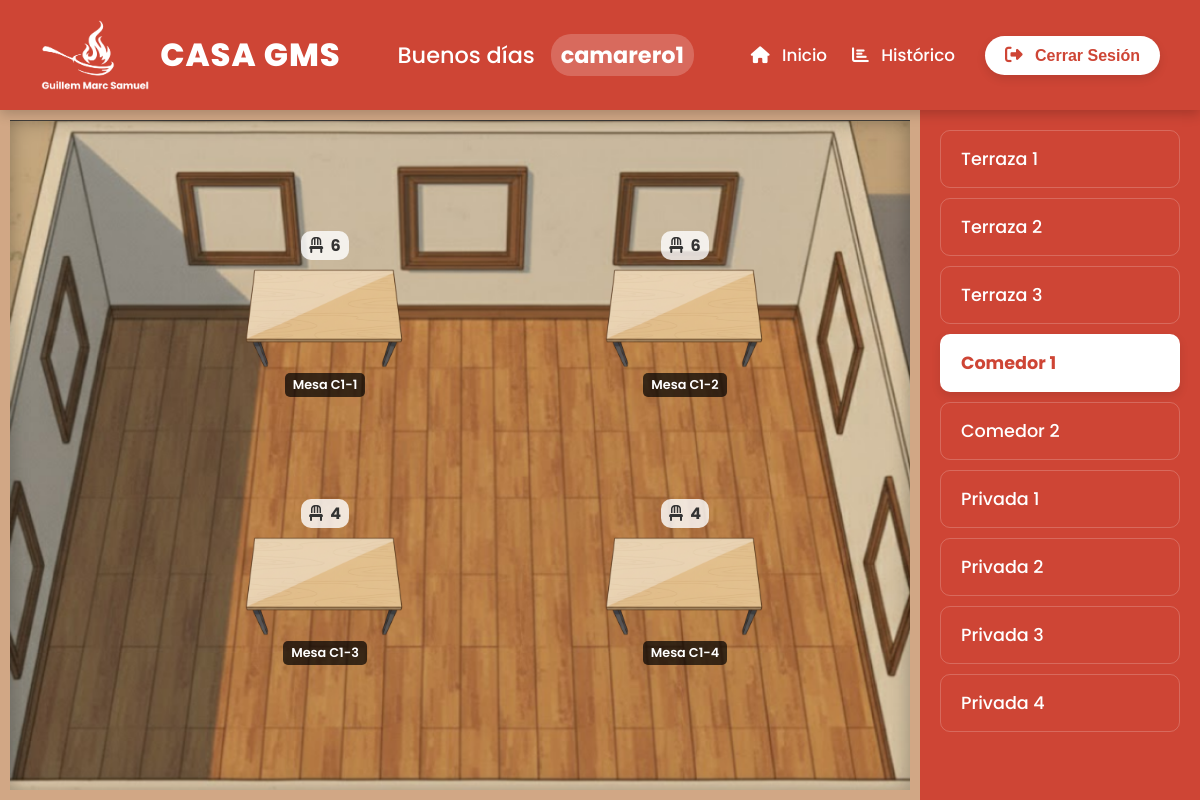
Screenshot of /PHP/PUBLIC/SALAS/comedor1.php (signed in) with the database file from the repository.
### tables this page shows
CREATE TABLE IF NOT EXISTS mesas (
    id INT AUTO_INCREMENT PRIMARY KEY,
    id_sala INT NOT NULL,
    nombre VARCHAR(20) NOT NULL,
    sillas INT NOT NULL,
    estado INT DEFAULT 1,   
    asignado_por INT NULL,  
    FOREIGN KEY (id_sala) REFERENCES salas(id) ON DELETE CASCADE,
    FOREIGN KEY (asignado_por) REFERENCES users(id) ON DELETE SET NULL
);

CREATE TABLE IF NOT EXISTS salas (
    id INT AUTO_INCREMENT PRIMARY KEY,
    nombre VARCHAR(100) NOT NULL,
    descripcion VARCHAR(255) NULL,
    num_mesas INT DEFAULT 0
);

### PHP/PUBLIC/SALAS/comedor1.php (the view, shortened to what this page needs)
<?php
require_once '../../CONEXION/conexion.php';
require_once '../header.php';
$id_sala_actual = 4;
try {
    $stmt_salas = $conn->query("SELECT id, nombre FROM salas");
    $salas = $stmt_salas->fetchAll(PDO::FETCH_ASSOC);
} catch (PDOException $e) {
    die("Error al cargar las salas: " . $e->getMessage());
}
try {
    $sql = "
        SELECT
            m.id AS mesa_id,
            m.nombre AS mesa_nombre,
            m.sillas AS mesa_sillas,
            m.estado AS mesa_estado,
            m.asignado_por AS camarero_id,
            u.username AS camarero_username
        FROM
            mesas m
        LEFT JOIN
            users u ON m.asignado_por = u.id
        WHERE
            m.id_sala = :id_sala_actual
    ";
    $stmt_mesas = $conn->prepare($sql);
    $stmt_mesas->execute(['id_sala_actual' => $id_sala_actual]);
    $mesas = $stmt_mesas->fetchAll(PDO::FETCH_ASSOC);
} catch (PDOException $e) {
    die("Error al cargar las mesas: " . $e->getMessage());
}
?>
<!DOCTYPE html>
<html lang="es">
<head>
    <link rel="stylesheet" href="https://cdnjs.cloudflare.com/ajax/libs/font-awesome/6.5.1/css/all.min.css">
    <link rel="stylesheet" href="../../../css/panel_principal.css">
    <link rel="stylesheet" href="../../../css/salas_general.css">
    <link rel="stylesheet" href="../../../css/comedor1.css">
</head>
<body>
    <div class="sala-container">
        <main class="sala-layout comedor1">
            <?php foreach ($mesas as $mesa): ?>
                <?php $estado_clase = ($mesa['mesa_estado'] == 2) ? 'ocupada' : 'libre'; ?>
                <div
                    class="mesa <?php echo $estado_clase; ?>"
                    id="mesa-<?php echo $mesa['mesa_id']; ?>"
                    data-mesa-id="<?php echo $mesa['mesa_id']; ?>"
                >
                    <img src="../../../img/mesa2.png" alt="Mesa" class="mesa-img">
                    <div class="mesa-sillas">
                        <i class="fa-solid fa-chair"></i> <?php echo $mesa['mesa_sillas']; ?>
                    </div>
                    <span class="mesa-label"><?php echo htmlspecialchars($mesa['mesa_nombre']); ?></span>
                </div>
            <?php endforeach; ?>
        </main>
        <aside class="salas-navigation">
            <?php foreach ($salas as $sala): ?>
                <?php
                    $clase_activa = ($sala['id'] == $id_sala_actual) ? 'active' : '';
                    $url = strtolower(str_replace(' ', '', $sala['nombre'])) . ".php";
                ?>
                <a href="<?php echo $url; ?>" class="sala-nav-link <?php echo $clase_activa; ?>">
                    <?php echo htmlspecialchars($sala['nombre']); ?>
                </a>
            <?php endforeach; ?>
        </aside>
    </div>
</body>
</html>

### css/panel_principal.css (style rules this page uses)
* { margin: 0; padding: 0; box-sizing: border-box; }
html, body { height: 100%; font-family: 'Poppins', sans-serif; color: #333; background-color: #f4f7f9; background-image: url('../img/fondo_panel_principal.png'); background-size: cover; background-attachment: fixed; background-position: center 50%; }

### css/salas_general.css (style rules this page uses)
body { overflow: hidden; }
.sala-container { display: flex; height: calc(100vh - 110px); position: relative; font-family: 'Poppins', sans-serif; }
.salas-navigation { width: 280px; background-color: #ce4535; padding: 20px; overflow-y: auto; box-shadow: -5px 0 15px rgba(0,0,0,0.1); display: flex; flex-direction: column; gap: 10px; }
.sala-nav-link { display: block; text-decoration: none; color: white; font-size: 1.1rem; font-weight: 500; padding: 15px 20px; border-radius: 10px; transition: background-color 0.2s ease; border: 1px solid rgba(255, 255, 255, 0.2); }
.sala-nav-link.active { background-color: white; color: #ce4535; font-weight: 700; box-shadow: 0 4px 10px rgba(0,0,0,0.1); }
.sala-layout { flex-grow: 1; position: relative; background-size: cover; background-position: center; background-repeat: no-repeat; border: 10px solid #d1a785; box-shadow: inset 0 0 20px rgba(0,0,0,0.3); }
.mesa { position: absolute; cursor: pointer; transition: transform 0.2s ease; padding: 10px; border-radius: 10px; user-select: none; display: flex; flex-direction: column; align-items: center; gap: 5px; }
.mesa-img { width: 160px; height: auto; transition: filter 0.2s ease; }
.mesa-label { background-color: rgba(0, 0, 0, 0.7); color: white; font-size: 0.8rem; font-weight: 600; padding: 3px 8px; border-radius: 5px; white-space: nowrap; }
.mesa-sillas { font-size: 1rem; font-weight: 700; color: #333; background-color: rgba(255, 255, 255, 0.8); padding: 2px 8px; border-radius: 10px; order: -1; }
.mesa-sillas i { margin-right: 4px; }

### css/comedor1.css (style rules this page uses)
.sala-layout.comedor1 { background-image: url('../img/comedor1.png'); }
#mesa-13 { top: 15%; left: 25%; }
#mesa-14 { top: 15%; left: 65%; }
#mesa-15 { top: 55%; left: 25%; }
#mesa-16 { top: 55%; left: 65%; }

### rows the page displays
mesas: sillas "6", nombre "Mesa C1-1"
mesas: sillas "6", nombre "Mesa C1-2"
mesas: sillas "4", nombre "Mesa C1-3"
mesas: sillas "4", nombre "Mesa C1-4"
salas: nombre "Terraza 1"
salas: nombre "Terraza 2"
salas: nombre "Terraza 3"
salas: nombre "Comedor 1"
salas: nombre "Comedor 2"
salas: nombre "Privada 1"
salas: nombre "Privada 2"
salas: nombre "Privada 3"
salas: nombre "Privada 4"

### other values shown
$saludo "Buenos días"
$username "camarero1"
